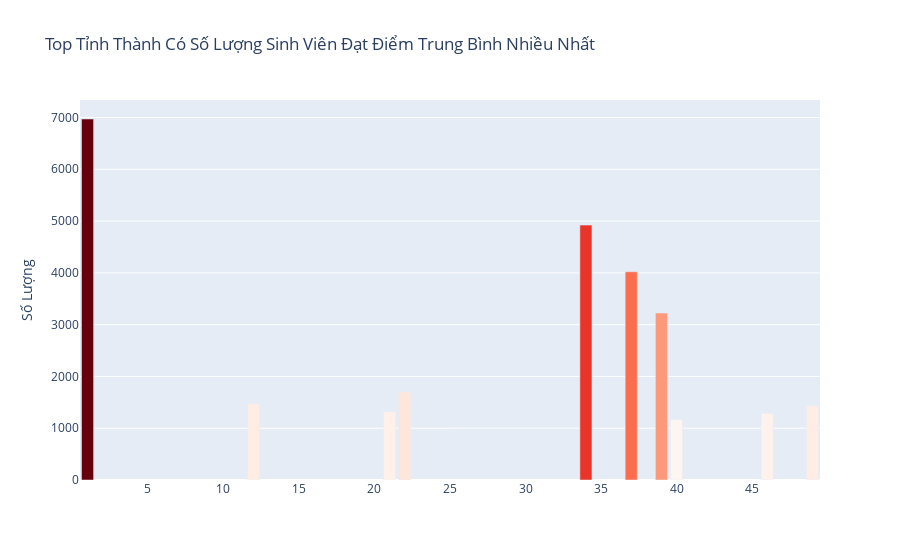

Here is the notebook cell this chart was saved with:
### Code cell
# Top 10 Tỉnh Thành Có Số Lượng Sinh Viên Đạt Loại Trung Bình nhiều nhất ?
a = df['MaTinh'].groupby(df['Xep Loai']).value_counts()['Trung Bình']
trace = go.Bar(
    x=a[:10].index,
    y=a[:10].values,
    marker=dict(
        color=a[:10].values,
        colorscale = 'Reds')
)

data = [trace]
layout = go.Layout(
    title='Top Tỉnh Thành Có Số Lượng Sinh Viên Đạt Điểm Trung Bình Nhiều Nhất', 
    yaxis = dict(title = 'Số Lượng')
)

fig = go.Figure(data=data, layout=layout)
py.iplot(fig)

### Figure 1 — Plotly figure (JSON) as saved in the notebook; plotly's stock layout.template omitted (floating-point values rounded to 4 significant figures)
{"data": [{"marker": {"color": [6971, 4922, 4021, 3223, 1699, 1467, 1432, 1319, 1285, 1164], "colorscale": [[0, "rgb(255,245,240)"], [0.125, "rgb(254,224,210)"], [0.25, "rgb(252,187,161)"], [0.375, "rgb(252,146,114)"], [0.5, "rgb(251,106,74)"], [0.625, "rgb(239,59,44)"], [0.75, "rgb(203,24,29)"], [0.875, "rgb(165,15,21)"], [1, "rgb(103,0,13)"]]}, "type": "bar", "x": [1, 34, 37, 39, 22, 12, 49, 21, 46, 40], "y": [6971, 4922, 4021, 3223, 1699, 1467, 1432, 1319, 1285, 1164]}], "layout": {"title": {"text": "Top Tỉnh Thành Có Số Lượng Sinh Viên Đạt Điểm Trung Bình Nhiều Nhất"}, "yaxis": {"title": {"text": "Số Lượng"}}}}
